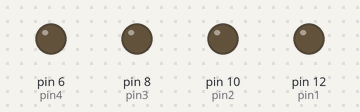
A sketch run on a simulated Arduino Uno, built with avr-gcc and run on an emulated ATmega328P. Shown: output pins drawn as LEDs (lit = HIGH).

Above: at 0.4 s.
At 2.0 s:
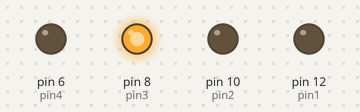
At 3.6 s:
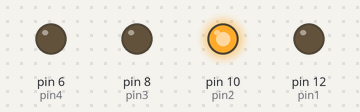
At 7.6 s:
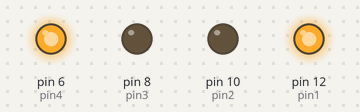
At 10.8 s:
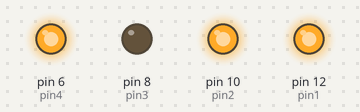
At 14.8 s:
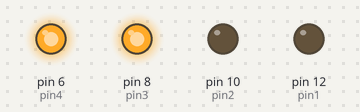
Timing chart, 0 to 15.6 s (numbered marks = the images above):
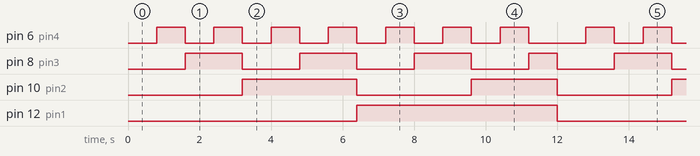

Measured:
- by itself, pin 6 (pin4): repeats every 12.0 s: 6 × (LOW 0.80 s, HIGH 0.80 s), LOW 1.6 s, HIGH 0.80 s
- by itself, pin 8 (pin3): repeats every 12.0 s: 2 × (LOW 1.6 s, HIGH 1.6 s), LOW 1.6 s, HIGH 0.80 s, LOW 1.6 s, HIGH 1.6 s
- by itself, pin 10 (pin2): repeats every 12.0 s: LOW 3.2 s, HIGH 2.4 s, LOW 3.2 s, HIGH 3.2 s
- by itself, pin 12 (pin1): alternates HIGH for 5.6 s and LOW for 6.4 s

The sketch:

LED_Binary_Counter_1_to_15.ino
```cpp
int pin1=12;
int pin2=10;
int pin3=8;
int pin4=6;
int wait=800;

void setup() {
  pinMode(pin1,OUTPUT);
  pinMode(pin2,OUTPUT);
  pinMode(pin3,OUTPUT);
  pinMode(pin4,OUTPUT);
}
void loop() {
  digitalWrite(pin1,LOW);
  digitalWrite(pin2,LOW);
  digitalWrite(pin3,LOW);
  digitalWrite(pin4,LOW);
  delay(wait);

  digitalWrite(pin1,LOW);
  digitalWrite(pin2,LOW);
  digitalWrite(pin3,LOW);
  digitalWrite(pin4,HIGH);
  delay(wait);

  digitalWrite(pin1,LOW);
  digitalWrite(pin2,LOW);
  digitalWrite(pin3,HIGH);
  digitalWrite(pin4,LOW);
  delay(wait);

  digitalWrite(pin1,LOW);
  digitalWrite(pin2,LOW);
  digitalWrite(pin3,HIGH);
  digitalWrite(pin4,HIGH);
  delay(wait);

  digitalWrite(pin1,LOW);
  digitalWrite(pin2,HIGH);
  digitalWrite(pin3,LOW);
  digitalWrite(pin4,LOW);
  delay(wait);

  digitalWrite(pin1,LOW);
  digitalWrite(pin2,HIGH);
  digitalWrite(pin3,LOW);
  digitalWrite(pin4,HIGH);
  delay(wait);

  digitalWrite(pin1,LOW);
  digitalWrite(pin2,HIGH);
  digitalWrite(pin3,HIGH);
  digitalWrite(pin4,LOW);
  delay(wait);

  digitalWrite(pin1,LOW);
  digitalWrite(pin2,HIGH);
  digitalWrite(pin3,HIGH);
  digitalWrite(pin4,HIGH);
  delay(wait);

  digitalWrite(pin1,HIGH);
  digitalWrite(pin2,LOW);
  digitalWrite(pin3,LOW);
  digitalWrite(pin4,LOW);
  delay(wait);

  digitalWrite(pin1,HIGH);
  digitalWrite(pin2,LOW);
  digitalWrite(pin3,LOW);
  digitalWrite(pin4,HIGH);
  delay(wait);

  digitalWrite(pin1,HIGH);
  digitalWrite(pin2,LOW);
  digitalWrite(pin3,HIGH);
  digitalWrite(pin4,LOW);
  delay(wait);

  digitalWrite(pin1,HIGH);
  digitalWrite(pin2,LOW);
  digitalWrite(pin3,HIGH);
  digitalWrite(pin4,HIGH);
  delay(wait);

  digitalWrite(pin1,HIGH);
  digitalWrite(pin2,HIGH);
  digitalWrite(pin3,LOW);
  digitalWrite(pin4,LOW);
  delay(wait);

  digitalWrite(pin1,HIGH);
  digitalWrite(pin2,HIGH);
  digitalWrite(pin3,LOW);
  digitalWrite(pin4,HIGH);
  delay(wait);

  digitalWrite(pin1,HIGH);
  digitalWrite(pin2,HIGH);
  digitalWrite(pin3,HIGH);
  digitalWrite(pin4,LOW);
  delay(wait);
}
```
